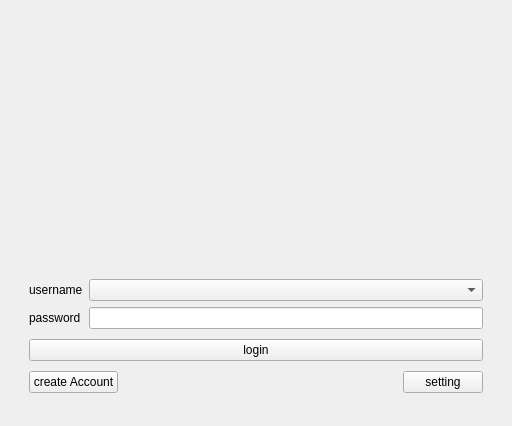
<?xml version="1.0" encoding="UTF-8"?>
<ui version="4.0">
 <class>Login</class>
 <widget class="QWidget" name="Login">
  <property name="geometry">
   <rect>
    <x>0</x>
    <y>0</y>
    <width>512</width>
    <height>426</height>
   </rect>
  </property>
  <property name="windowTitle">
   <string>Form</string>
  </property>
  <layout class="QVBoxLayout" name="verticalLayout">
   <item>
    <widget class="QWidget" name="widget" native="true">
     <layout class="QVBoxLayout" name="verticalLayout_2">
      <item>
       <widget class="QWidget" name="widget_2" native="true">
        <property name="sizePolicy">
         <sizepolicy hsizetype="Minimum" vsizetype="Minimum">
          <horstretch>0</horstretch>
          <verstretch>0</verstretch>
         </sizepolicy>
        </property>
        <property name="minimumSize">
         <size>
          <width>0</width>
          <height>240</height>
         </size>
        </property>
       </widget>
      </item>
      <item>
       <widget class="QStackedWidget" name="stackedWidget">
        <property name="currentIndex">
         <number>1</number>
        </property>
        <widget class="QWidget" name="page">
         <layout class="QVBoxLayout" name="verticalLayout_6">
          <item>
           <layout class="QHBoxLayout" name="horizontalLayout_4">
            <item>
             <layout class="QVBoxLayout" name="verticalLayout_5">
              <item>
               <widget class="QLabel" name="label_3">
                <property name="text">
                 <string>username</string>
                </property>
               </widget>
              </item>
              <item>
               <widget class="QLabel" name="label_5">
                <property name="text">
                 <string>password</string>
                </property>
               </widget>
              </item>
              <item>
               <widget class="QLabel" name="label_4">
                <property name="text">
                 <string>repeat password</string>
                </property>
               </widget>
              </item>
             </layout>
            </item>
            <item>
             <layout class="QVBoxLayout" name="verticalLayout_4">
              <item>
               <widget class="QLineEdit" name="lineEdit_3"/>
              </item>
              <item>
               <widget class="QLineEdit" name="lineEdit_5"/>
              </item>
              <item>
               <widget class="QLineEdit" name="lineEdit_2"/>
              </item>
             </layout>
            </item>
           </layout>
          </item>
          <item>
           <layout class="QHBoxLayout" name="horizontalLayout_5">
            <item>
             <widget class="QPushButton" name="pushButton_4">
              <property name="text">
               <string>create</string>
              </property>
             </widget>
            </item>
            <item>
             <layout class="QHBoxLayout" name="horizontalLayout_6">
              <item>
               <spacer name="horizontalSpacer_2">
                <property name="orientation">
                 <enum>Qt::Horizontal</enum>
                </property>
                <property name="sizeHint" stdset="0">
                 <size>
                  <width>40</width>
                  <height>20</height>
                 </size>
                </property>
               </spacer>
              </item>
              <item>
               <widget class="QPushButton" name="pushButton_5">
                <property name="text">
                 <string>cancel</string>
                </property>
               </widget>
              </item>
             </layout>
            </item>
           </layout>
          </item>
         </layout>
        </widget>
        <widget class="QWidget" name="page_2">
         <layout class="QVBoxLayout" name="verticalLayout_3">
          <item>
           <layout class="QHBoxLayout" name="horizontalLayout_7">
            <item>
             <layout class="QVBoxLayout" name="verticalLayout_8">
              <item>
               <widget class="QLabel" name="label">
                <property name="sizePolicy">
                 <sizepolicy hsizetype="Minimum" vsizetype="Preferred">
                  <horstretch>0</horstretch>
                  <verstretch>0</verstretch>
                 </sizepolicy>
                </property>
                <property name="text">
                 <string>username</string>
                </property>
               </widget>
              </item>
              <item>
               <widget class="QLabel" name="label_2">
                <property name="sizePolicy">
                 <sizepolicy hsizetype="Minimum" vsizetype="Preferred">
                  <horstretch>0</horstretch>
                  <verstretch>0</verstretch>
                 </sizepolicy>
                </property>
                <property name="text">
                 <string>password</string>
                </property>
               </widget>
              </item>
             </layout>
            </item>
            <item>
             <layout class="QVBoxLayout" name="verticalLayout_7">
              <item>
               <widget class="QComboBox" name="comboBox">
                <property name="sizePolicy">
                 <sizepolicy hsizetype="Expanding" vsizetype="Fixed">
                  <horstretch>0</horstretch>
                  <verstretch>0</verstretch>
                 </sizepolicy>
                </property>
               </widget>
              </item>
              <item>
               <widget class="QLineEdit" name="lineEdit"/>
              </item>
             </layout>
            </item>
           </layout>
          </item>
          <item>
           <widget class="QPushButton" name="pushButton">
            <property name="text">
             <string>login</string>
            </property>
           </widget>
          </item>
          <item>
           <layout class="QHBoxLayout" name="horizontalLayout_3">
            <item>
             <widget class="QPushButton" name="pushButton_2">
              <property name="text">
               <string>create Account</string>
              </property>
             </widget>
            </item>
            <item>
             <spacer name="horizontalSpacer">
              <property name="orientation">
               <enum>Qt::Horizontal</enum>
              </property>
              <property name="sizeHint" stdset="0">
               <size>
                <width>40</width>
                <height>20</height>
               </size>
              </property>
             </spacer>
            </item>
            <item>
             <widget class="QPushButton" name="btn_setting">
              <property name="text">
               <string>setting</string>
              </property>
             </widget>
            </item>
           </layout>
          </item>
         </layout>
        </widget>
       </widget>
      </item>
     </layout>
    </widget>
   </item>
  </layout>
 </widget>
 <resources/>
 <connections/>
</ui>
